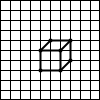
Frame 1 (no input)
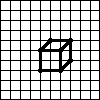
Frame 60 (the mouse pressed at the canvas centre just before this capture)
Frame 120 (the mouse held since frame 60 and released just before this capture): identical to frame 60, image omitted

The Processing sketch that drew these frames (run headless with seeded random() and noise(); from frame 60 on, the mouse is pressed at the canvas centre):

// Processing sketch: ZThomas_PP1_1_oop
// ── ZThomas_PP1_1_oop.pde
Grid g1;

void setup() {

  size(100, 100);
  background(255);
  g1 = new Grid();
}


void draw() {
  //boarder
  strokeWeight(1);
  line(0, 0, 0, 99);
  line(0, 0, 99, 0);
  line(99, 0, 99, 99);
  line(99, 99, 0, 99);

  //Vertical line
  g1.display();
  g1.display2();
  strokeWeight(2);
  line(40, 50, 60, 50);
  line(40, 50, 40, 70);
  line(40, 70, 60, 70);
  line(60, 70, 60, 50);
  line(40, 50, 50, 40);
  line(50, 40, 70, 40);
  line(70, 40, 70, 60);
  line(70, 60, 60, 70);
  line(70, 40, 60, 50);
  strokeWeight(4);
  point(40, 50);
  point(40, 70);
  point(60, 70);
  point(60, 50);
  point(50, 40);
  point(70, 40);
  point(70, 60);
}

// ── Grid.pde
class Grid {
  float x = 0;
  float y = 0;
  float z = 0;
  float a = 0;

  Grid() {
    x = 0;
    y = 0;
    z = 0;
    a = 0;
  }



  void display() {
    while (x < width) {
      x = x + 10;
      z = z + 10;
      a = a + 100;
      line(x, y, z, a);
    }
  }
  void display2() {
    int x = 0;
    int y = 0;
    int z = 0;
    int a = 0;
    while (y < width) {
      y = y + 10;
      z = 100;
      a = a + 10;
      line(x, y, z, a);
    }
  }
}
